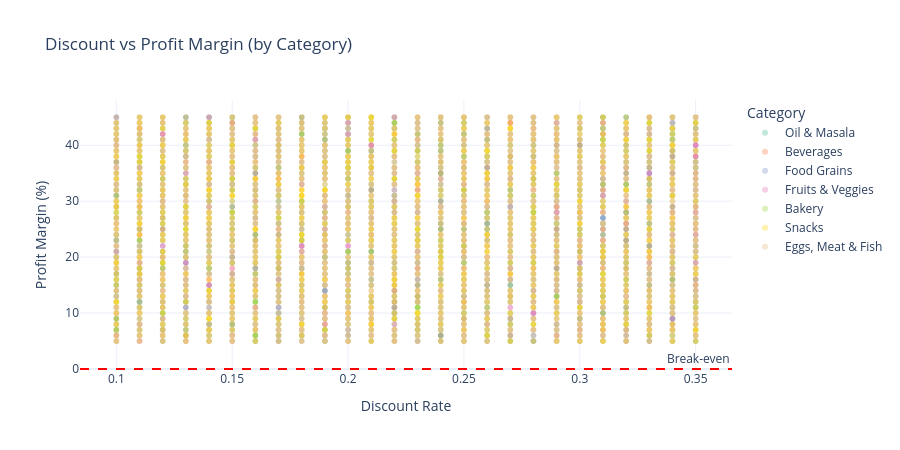

Source (notebook cell):
### Markdown cell above
---
## 4. Discount Strategy — The Profitability Trade-off

Discounts drive volume, but at what cost? Let's quantify the relationship between discount levels and profitability.

### Code cell
fig = px.scatter(df, x='Discount', y='Profit_Margin', color='Category',
                 opacity=0.4, size_max=8,
                 title='Discount vs Profit Margin (by Category)',
                 color_discrete_sequence=px.colors.qualitative.Set2)
fig.add_hline(y=0, line_dash='dash', line_color='red', annotation_text='Break-even')
fig.update_layout(template=TEMPLATE, height=450)
fig.update_xaxes(title_text='Discount Rate')
fig.update_yaxes(title_text='Profit Margin (%)')
fig.show()

### Figure 1 — Plotly figure (JSON) as saved in the notebook; plotly's stock layout.template omitted (floating-point values rounded to 4 significant figures; data arrays with more than 128 entries replaced by an {"elided": "..."} marker saying what was removed)
{"data": [{"hovertemplate": "Category=Oil & Masala<br>Discount=%{x}<br>Profit_Margin=%{y}<extra></extra>", "legendgroup": "Oil & Masala", "marker": {"color": "rgb(102,194,165)", "opacity": 0.4, "symbol": "circle"}, "mode": "markers", "name": "Oil & Masala", "showlegend": true, "type": "scattergl", "x": {"elided": "1361 float values"}, "xaxis": "x", "y": {"elided": "1361 float values"}, "yaxis": "y"}, {"hovertemplate": "Category=Beverages<br>Discount=%{x}<br>Profit_Margin=%{y}<extra></extra>", "legendgroup": "Beverages", "marker": {"color": "rgb(252,141,98)", "opacity": 0.4, "symbol": "circle"}, "mode": "markers", "name": "Beverages", "showlegend": true, "type": "scattergl", "x": {"elided": "1400 float values"}, "xaxis": "x", "y": {"elided": "1400 float values"}, "yaxis": "y"}, {"hovertemplate": "Category=Food Grains<br>Discount=%{x}<br>Profit_Margin=%{y}<extra></extra>", "legendgroup": "Food Grains", "marker": {"color": "rgb(141,160,203)", "opacity": 0.4, "symbol": "circle"}, "mode": "markers", "name": "Food Grains", "showlegend": true, "type": "scattergl", "x": {"elided": "1398 float values"}, "xaxis": "x", "y": {"elided": "1398 float values"}, "yaxis": "y"}, {"hovertemplate": "Category=Fruits & Veggies<br>Discount=%{x}<br>Profit_Margin=%{y}<extra></extra>", "legendgroup": "Fruits & Veggies", "marker": {"color": "rgb(231,138,195)", "opacity": 0.4, "symbol": "circle"}, "mode": "markers", "name": "Fruits & Veggies", "showlegend": true, "type": "scattergl", "x": {"elided": "1418 float values"}, "xaxis": "x", "y": {"elided": "1418 float values"}, "yaxis": "y"}, {"hovertemplate": "Category=Bakery<br>Discount=%{x}<br>Profit_Margin=%{y}<extra></extra>", "legendgroup": "Bakery", "marker": {"color": "rgb(166,216,84)", "opacity": 0.4, "symbol": "circle"}, "mode": "markers", "name": "Bakery", "showlegend": true, "type": "scattergl", "x": {"elided": "1413 float values"}, "xaxis": "x", "y": {"elided": "1413 float values"}, "yaxis": "y"}, {"hovertemplate": "Category=Snacks<br>Discount=%{x}<br>Profit_Margin=%{y}<extra></extra>", "legendgroup": "Snacks", "marker": {"color": "rgb(255,217,47)", "opacity": 0.4, "symbol": "circle"}, "mode": "markers", "name": "Snacks", "showlegend": true, "type": "scattergl", "x": {"elided": "1514 float values"}, "xaxis": "x", "y": {"elided": "1514 float values"}, "yaxis": "y"}, {"hovertemplate": "Category=Eggs, Meat & Fish<br>Discount=%{x}<br>Profit_Margin=%{y}<extra></extra>", "legendgroup": "Eggs, Meat & Fish", "marker": {"color": "rgb(229,196,148)", "opacity": 0.4, "symbol": "circle"}, "mode": "markers", "name": "Eggs, Meat & Fish", "showlegend": true, "type": "scattergl", "x": {"elided": "1490 float values"}, "xaxis": "x", "y": {"elided": "1490 float values"}, "yaxis": "y"}], "layout": {"annotations": [{"showarrow": false, "text": "Break-even", "x": 1, "xanchor": "right", "xref": "x domain", "y": 0, "yanchor": "bottom", "yref": "y"}], "height": 450, "legend": {"title": {"text": "Category"}, "tracegroupgap": 0}, "shapes": [{"line": {"color": "red", "dash": "dash"}, "type": "line", "x0": 0, "x1": 1, "xref": "x domain", "y0": 0, "y1": 0, "yref": "y"}], "title": {"text": "Discount vs Profit Margin (by Category)"}, "xaxis": {"anchor": "y", "domain": [0, 1], "title": {"text": "Discount Rate"}}, "yaxis": {"anchor": "x", "domain": [0, 1], "title": {"text": "Profit Margin (%)"}}}}
